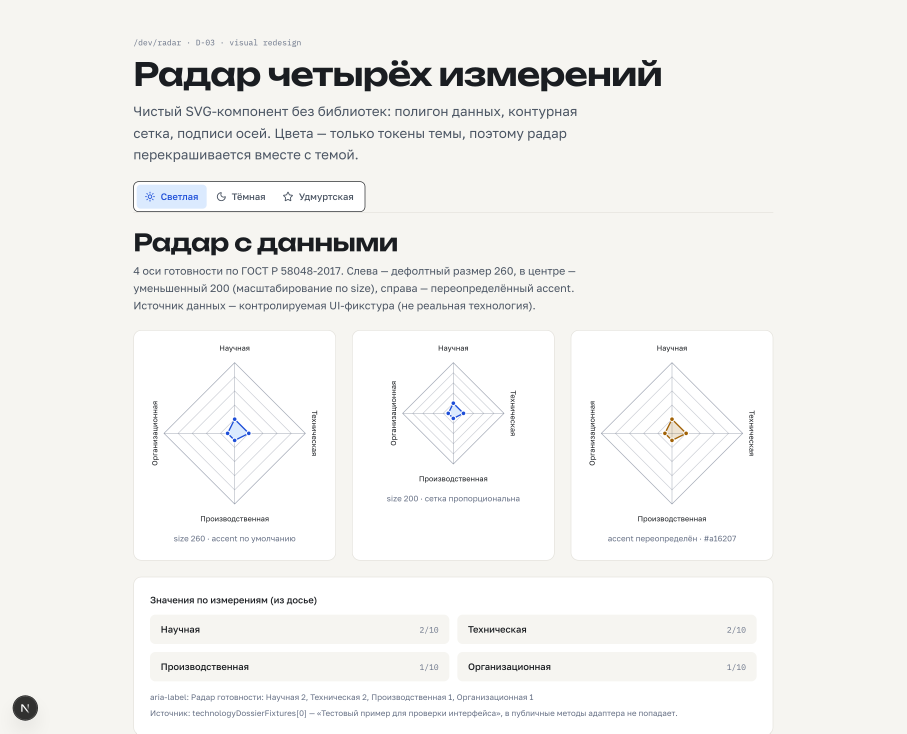
#> input picture .scratch/visual-redesign/shots-radar/radar-light.png, 2720 x 2200 px, found by its file name (shown at 1/3 size); its folder holds 3 pictures in this run
$ python radar-pixels.py
#> lines starting #> are read from the running program, lines starting #| are printed output that depends on the picture
"""Pixel-verify radar screenshots + WCAG contrast report (D-03)."""
from PIL import Image

OUT = ".scratch/visual-redesign/shots-radar"


def near(c, target, tol=8):
    return all(abs(a - b) <= tol for a, b in zip(c, target))


def lum(rgb):
    def f(c):
        c = c / 255
        return c / 12.92 if c <= 0.04045 else ((c + 0.055) / 1.055) ** 2.4

    r, g, b = rgb
    return 0.2126 * f(r) + 0.7152 * f(g) + 0.0722 * f(b)


def contrast(a, b):
    la, lb = lum(a), lum(b)
    if la < lb:
        la, lb = lb, la
    return (la + 0.05) / (lb + 0.05)


# Регион первого радара (CSS: x 160..470, y 500..800; dsf=2)
BOX = (2 * 160, 2 * 500, 2 * 470, 2 * 800)

THEMES = {
    "light": {
        "accent": (29, 78, 216),
        "soft": (219, 234, 254),
        "surface": (255, 255, 255),
        "muted": (102, 112, 133),
        "inner_blend": (194, 198, 206),   # muted@0.35 на белом
        "outer_blend": (163, 170, 183),   # muted@0.6
    },
    "dark": {
        "accent": (96, 165, 250),
        "soft": None,
        "surface": (18, 22, 29),
        "muted": (138, 147, 160),
        "inner_blend": (60, 64, 71),      # muted@0.35 на surface
        "outer_blend": (90, 97, 108),     # muted@0.6
    },
    "udmurt": {
        "accent": (192, 38, 38),
        "soft": (251, 233, 233),
        "surface": (255, 255, 255),
        "muted": (102, 111, 121),
        "inner_blend": (193, 197, 205),
        "outer_blend": (162, 168, 179),
    },
}

for theme, meta in THEMES.items():
    im = Image.open(f"{OUT}/radar-{theme}.png").convert("RGB")
#> im is the input picture: PIL image 2720x2200 RGB; mean R, G, B 242.6, 242.1, 239.9
    crop = im.crop(BOX)
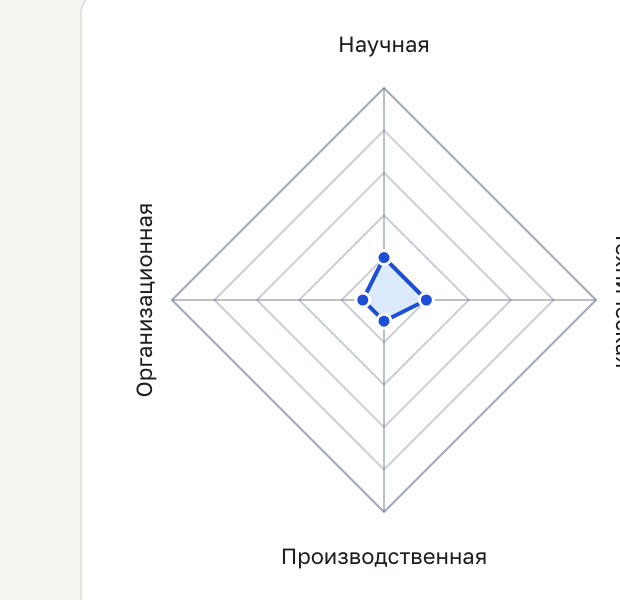
#> crop: PIL image 620x600 RGB; mean R, G, B 250, 250.2, 250.3
    w, h = crop.size
#> w = 620; h = 600
    px = crop.load()
    counts = {
        "accent_stroke": 0,
        "soft_fill": 0,
        "inner_grid": 0,
        "outer_grid": 0,
    }
    for y in range(h):
        for x in range(w):
            c = px[x, y]
            if near(c, meta["accent"], 14):
                counts["accent_stroke"] += 1
#> (the run stopped early here; a loop or call above may not have finished)
